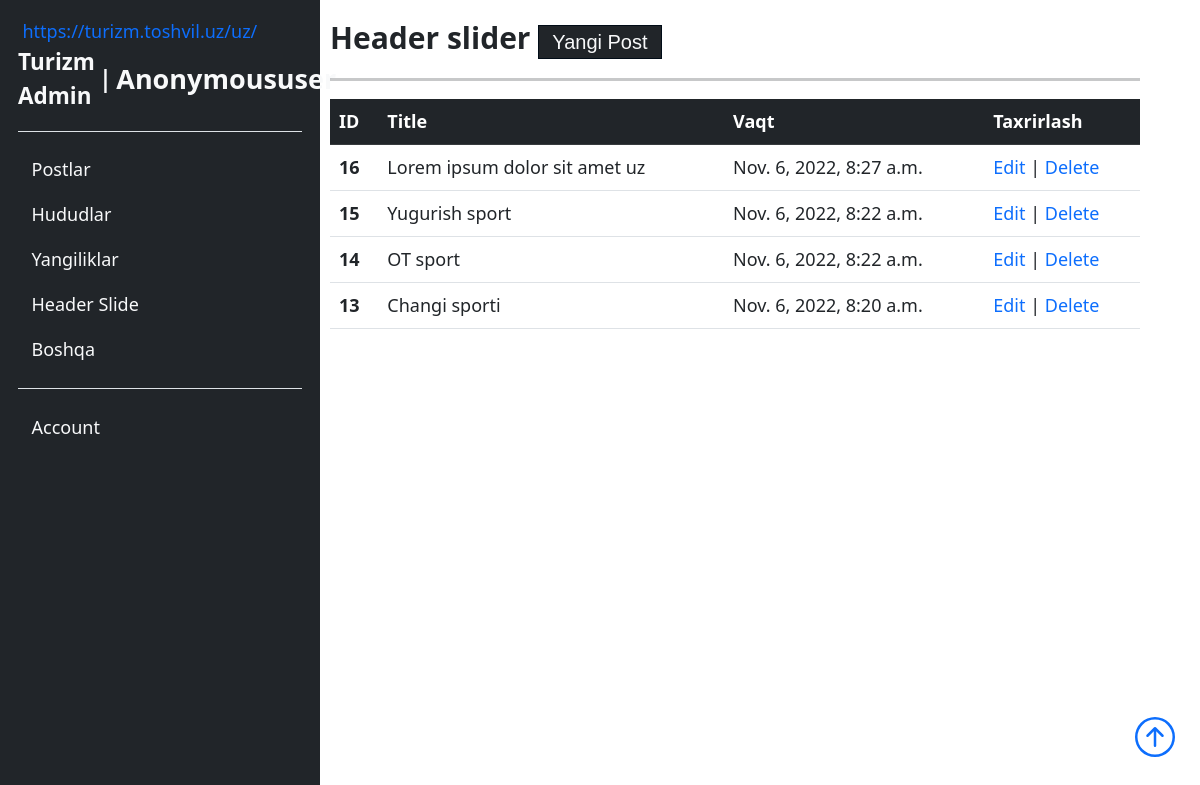
The app's page /users/root/list/all/slider/ with its own data.
### main/models.py (models this page shows, shortened)
class Post(M):
    author = m.ForeignKey(CustomUser, on_delete=m.SET_NULL, null=True, blank=True)
    navbaritem = m.ForeignKey(NavbarItems, on_delete=m.SET_NULL, null=True, blank=True)
    post_img = ResizedImageField(size=[1920, 1080],upload_to='posts/')
    uz_title = m.CharField(max_length=l)
    ru_title = m.CharField(max_length=l, null=True, blank=True)
    en_title = m.CharField(max_length=l, null=True, blank=True)
    uz_description = m.CharField(max_length=100)
    ru_description= m.CharField(max_length=l, null=True, blank=True)
    en_description= m.CharField(max_length=l, null=True, blank=True)
    uz_post = RichTextUploadingField()
    ru_post = RichTextUploadingField(null=True, blank=True)
    en_post = RichTextUploadingField(null=True, blank=True)
    slug = m.SlugField(max_length=l, unique=True)
    post_view = m.IntegerField(default=0, null=True, blank=True)
    add_time = m.DateTimeField(auto_now_add=True)

class HeaderSlider(Post):
    """ Headerdagi carousel uchun """

class Post(M):
    author = m.ForeignKey(CustomUser, on_delete=m.SET_NULL, null=True, blank=True)
    navbaritem = m.ForeignKey(NavbarItems, on_delete=m.SET_NULL, null=True, blank=True)
    post_img = ResizedImageField(size=[1920, 1080],upload_to='posts/')
    uz_title = m.CharField(max_length=l)
    ru_title = m.CharField(max_length=l, null=True, blank=True)
    en_title = m.CharField(max_length=l, null=True, blank=True)
    uz_description = m.CharField(max_length=100)
    ru_description= m.CharField(max_length=l, null=True, blank=True)
    en_description= m.CharField(max_length=l, null=True, blank=True)
    uz_post = RichTextUploadingField()
    ru_post = RichTextUploadingField(null=True, blank=True)
    en_post = RichTextUploadingField(null=True, blank=True)
    slug = m.SlugField(max_length=l, unique=True)
    post_view = m.IntegerField(default=0, null=True, blank=True)
    add_time = m.DateTimeField(auto_now_add=True)

### custom_user/views.py (the view)
# urls.py: path('root/list/all/slider/', SliderList.as_view(), name='sliderlist'),
class SliderList(ListView):
    model = HeaderSlider
    ordering = '-add_time'
    paginate_by = 50
    template_name = 'users/adminpanel/list/list_slider.htm'

### main/models.py (called while the page is built)
    def __str__(self):
        return self.uz_name

    def __str__(self):
        return super().__str__()

### templates/users/adminpanel/list/list_slider.htm (shortened to what this page needs)
{% extends '../root.htm' %}
{% block name %}
    Header slider
{% endblock name %}
{% block add_btn %}
    <a class="bg-dark link-light" href="{% url 'users:addslider' %}">Yangi Post</a>
{% endblock add_btn %}
{% block list %}
    <table class="table">
        <thead class="table-dark">
            <tr>
                <th scope="col">ID</th>
                <th scope="col">Title</th>
                <th scope="col">Vaqt</th>
                <th scope="col">Taxrirlash</th>
            </tr>
        </thead>
        <tbody>
            {% for obj in object_list %}
                <tr>
                    <th>{{ obj.id }}</th>
                    <td>{{ obj.uz_title }}</td>
                    <td>{{ obj.add_time }}</td>
                    <td>
                        <a href="{% url 'users:updateslider' pk=obj.pk %}">Edit</a> | <a href="" data-bs-toggle="modal" data-bs-target="#staticBackdrop{{ obj.id }}">Delete</a>
                    </td>
                </tr>
            {% endfor %}
        </tbody>
    </table>
{% endblock list %}

### static/css/style.css (style rules this page uses)
* { margin: 0; padding: 0; font-size: 18px; box-sizing: border-box; list-style-type: none !important; text-decoration: none !important; font-family: system-ui, -apple-system, BlinkMacSystemFont, "Segoe UI", Roboto, Oxygen, Ubuntu, Cantarell, "Open Sans", "Helvetica Neue", sans-serif; }
html { scrollbar-width: thin; transition: 1s all ease-in-out; scrollbar-color: #03396C #fff; }
#admin_main #action_bar #header a, #admin_main #action_bar #header main section .all button, main section .all #admin_main #action_bar #header button { font-size: 20px; padding: 5px 13px; border: 1px solid #010C17; font-family: "Franklin Gothic Medium", "Arial Narrow", Arial, sans-serif; }

### templates/base.htm (style rules this page uses)
body { overflow-x: hidden; }

### records on screen
HeaderSlider: id "16", uz_title "Lorem ipsum dolor sit amet uz", add_time "Nov. 6, 2022, 8:27 a.m."
HeaderSlider: id "15", uz_title "Yugurish sport", add_time "Nov. 6, 2022, 8:22 a.m."
HeaderSlider: id "14", uz_title "OT sport", add_time "Nov. 6, 2022, 8:22 a.m."
HeaderSlider: id "13", uz_title "Changi sporti", add_time "Nov. 6, 2022, 8:20 a.m."

### other values on screen
{{ user | title }} "Anonymoususer"
